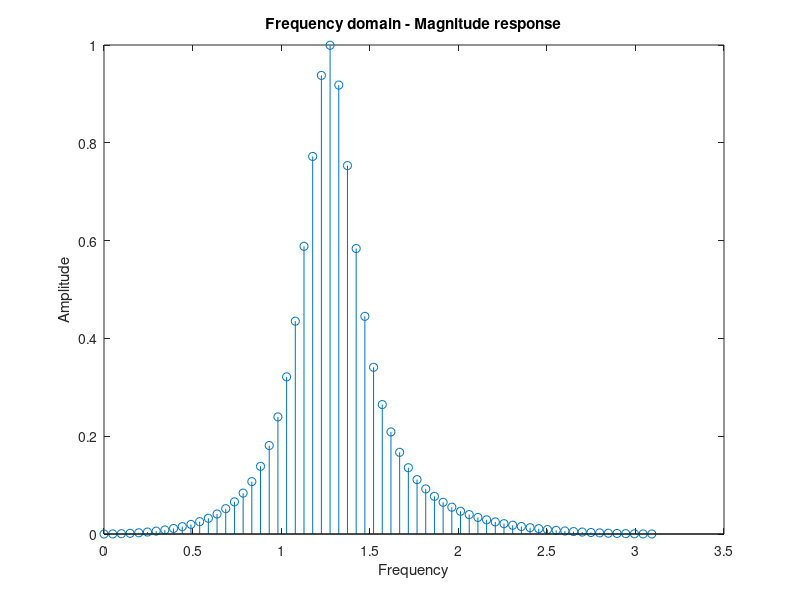

Write MATLAB code to recreate this figure.
a = [1 -0.5 0.7];
b = [0.15 0 -0.15];
p = 64;
[h,w] = freqz(b,a,p);

stem(w,h);
xlabel('Frequency');
ylabel('Amplitude');
title('Frequency domain - Magnitude response')
